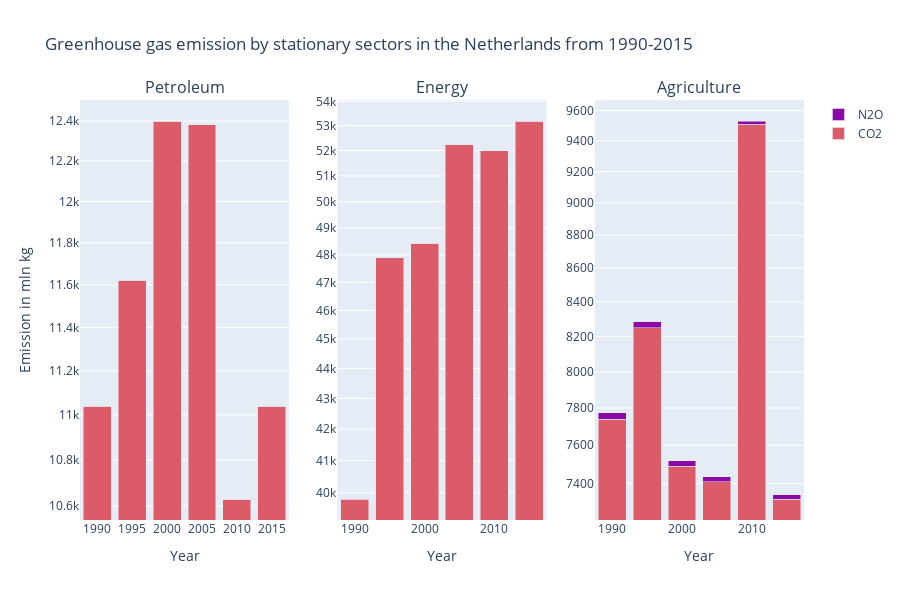

Here is the notebook cell this chart was saved with:
### Markdown cell above
## **Emission by the agricultural sector compared to others**
First of all, it is shown in figure 5 that the emission by the agricultural sector are less than the other sectors. However, the agricultural sector is emitting a significantly larger amount of N2O, so we should take a closer look at those emissions.  

While the N2O emission by the agriculture sector is relatively low, the gas is 265 times more damaging to our climate than CO2 <a href='https://www.epa.gov/ghgemissions/overview-greenhouse-gases'>(US EPA, 2023)</a>. In 2015, 21.19 million kgs of N2O would be equal to 5615,35 million kgs of CO2, which would make the overall emission of the agriculture sector more than the petroleum sector, which is cause for concern. But why is N2O that damaging?

Both CO2 and N2O are damaging to the current climate, as they trap heat inside the atmosphere. N2O is especially damaging as it can turn into nitrogen oxide (NO2) when exposed to sunlight and oxygen. NO2 not only damages the ozone layer <a href='https://insideclimatenews.org/news/11092019/nitrous-oxide-climate-pollutant-explainer-greenhouse-gas-agriculture-livestock/'>(Shankman, 2020)</a>, but is changing biodiversity. Whenever NO2 comes into contact with plants that love nitrogen, it causes them to overrun plants that do not rely on nitrogen and insect species to disappear <a href='https://www.milieucentraal.nl/klimaat-en-aarde/milieuproblemen/stikstof-in-de-lucht-en-bodem/'>(Milieu Centraal, n.d.)</a>. Considering these facts, it is safe to say that it is not only necessary to reduce carbon dioxide emission in the agricultural sectors, but nitrous oxide emission as well.

### Code cell
import pandas as pd
import plotly.graph_objs as go
import plotly.express as px
from plotly.subplots import make_subplots

df_greenhouse = pd.read_csv("../datasets/IPCC_emissions.csv", sep=';')

petroleum = df_greenhouse[(df_greenhouse['Bronnen'] == "320300   ") & df_greenhouse['Perioden'].isin(["1990JJ00", "1995JJ00", "2000JJ00", "2005JJ00", "2010JJ00", "2015JJ00"])]
energy = df_greenhouse[(df_greenhouse['Bronnen'] == "346700   ") & df_greenhouse['Perioden'].isin(["1990JJ00", "1995JJ00", "2000JJ00", "2005JJ00", "2010JJ00", "2015JJ00"])]
agriculture = df_greenhouse[(df_greenhouse['Bronnen'] == "301100   ") & df_greenhouse['Perioden'].isin(["1990JJ00", "1995JJ00", "2000JJ00", "2005JJ00", "2010JJ00", "2015JJ00"])]

layout = go.Layout(
    xaxis=go.layout.XAxis(
        title = "Year",
        type='category'
    ),
    yaxis=go.layout.YAxis(
        title = "Emission in mln kg",
        type = 'log'
    ),
    barmode = 'stack',
    title = "Greenhouse gas emission by stationary sectors in the Netherlands from 1990-2015",
    height = 600
)

fig = make_subplots(rows=1, cols=3, subplot_titles=['Petroleum', 'Energy', 'Agriculture'])
periods = [1990, 1995, 2000, 2005, 2010, 2015]

# Add traces for petroleum
fig.add_trace(go.Bar(x=periods, y=petroleum['CO2_1'], name='CO2', marker=dict(color='#db5c68')), row=1, col=1)
fig.add_trace(go.Bar(x=periods, y=petroleum['N2O_3'], name='N2O', marker=dict(color='#8b0aa5')), row=1, col=1)
fig.update_yaxes(type="log", row=1, col=1)

# Add traces for energy
fig.add_trace(go.Bar(x=periods, y=energy['CO2_1'], name='CO2', marker=dict(color='#db5c68'), showlegend = False), row=1, col=2)
fig.add_trace(go.Bar(x=periods, y=energy['N2O_3'], name='N2O', marker=dict(color='#8b0aa5'), showlegend = False), row=1, col=2)
fig.update_yaxes(type="log", row=1, col=2)

# Add traces for each stacked bar plot
fig.add_trace(go.Bar(x=periods, y=agriculture['CO2_1'], name='CO2', marker=dict(color='#db5c68'), showlegend = False,), row=1, col=3)
fig.add_trace(go.Bar(x=periods, y=agriculture['N2O_3'], name='N2O', marker=dict(color='#8b0aa5'), showlegend = False), row=1, col=3)
fig.update_yaxes(type="log", row=1, col=3)

fig.update_xaxes(title='Year')

# Update layout for the subplots
fig.update_layout(layout)

# Display the figure
fig.show()

### Figure 1 — Plotly figure (JSON) as saved in the notebook; plotly's stock layout.template omitted (floating-point values rounded to 4 significant figures)
{"data": [{"marker": {"color": "#db5c68"}, "name": "CO2", "type": "bar", "x": [1990, 1995, 2000, 2005, 2010, 2015], "xaxis": "x", "y": [11040, 11620, 12400, 12380, 10630, 11040], "yaxis": "y"}, {"marker": {"color": "#8b0aa5"}, "name": "N2O", "type": "bar", "x": [1990, 1995, 2000, 2005, 2010, 2015], "xaxis": "x", "y": [0.05, 0.05, 0.04, 0.04, 0.02, 0.03], "yaxis": "y"}, {"marker": {"color": "#db5c68"}, "name": "CO2", "showlegend": false, "type": "bar", "x": [1990, 1995, 2000, 2005, 2010, 2015], "xaxis": "x2", "y": [39810, 47890, 48430, 52230, 52000, 53190], "yaxis": "y2"}, {"marker": {"color": "#8b0aa5"}, "name": "N2O", "showlegend": false, "type": "bar", "x": [1990, 1995, 2000, 2005, 2010, 2015], "xaxis": "x2", "y": [0.38, 0.41, 0.38, 0.5, 0.46, 0.56], "yaxis": "y2"}, {"marker": {"color": "#db5c68"}, "name": "CO2", "showlegend": false, "type": "bar", "x": [1990, 1995, 2000, 2005, 2010, 2015], "xaxis": "x3", "y": [7740, 8250, 7490, 7410, 9510, 7320], "yaxis": "y3"}, {"marker": {"color": "#8b0aa5"}, "name": "N2O", "showlegend": false, "type": "bar", "x": [1990, 1995, 2000, 2005, 2010, 2015], "xaxis": "x3", "y": [34.1, 33.83, 27.89, 23.52, 20.97, 21.19], "yaxis": "y3"}], "layout": {"annotations": [{"font": {"size": 16}, "showarrow": false, "text": "Petroleum", "x": 0.1444, "xanchor": "center", "xref": "paper", "y": 1, "yanchor": "bottom", "yref": "paper"}, {"font": {"size": 16}, "showarrow": false, "text": "Energy", "x": 0.5, "xanchor": "center", "xref": "paper", "y": 1, "yanchor": "bottom", "yref": "paper"}, {"font": {"size": 16}, "showarrow": false, "text": "Agriculture", "x": 0.8556, "xanchor": "center", "xref": "paper", "y": 1, "yanchor": "bottom", "yref": "paper"}], "barmode": "stack", "height": 600, "title": {"text": "Greenhouse gas emission by stationary sectors in the Netherlands from 1990-2015"}, "xaxis": {"anchor": "y", "domain": [0, 0.2889], "title": {"text": "Year"}, "type": "category"}, "xaxis2": {"anchor": "y2", "domain": [0.3556, 0.6444], "title": {"text": "Year"}}, "xaxis3": {"anchor": "y3", "domain": [0.7111, 1], "title": {"text": "Year"}}, "yaxis": {"anchor": "x", "domain": [0, 1], "title": {"text": "Emission in mln kg"}, "type": "log"}, "yaxis2": {"anchor": "x2", "domain": [0, 1], "type": "log"}, "yaxis3": {"anchor": "x3", "domain": [0, 1], "type": "log"}}}
